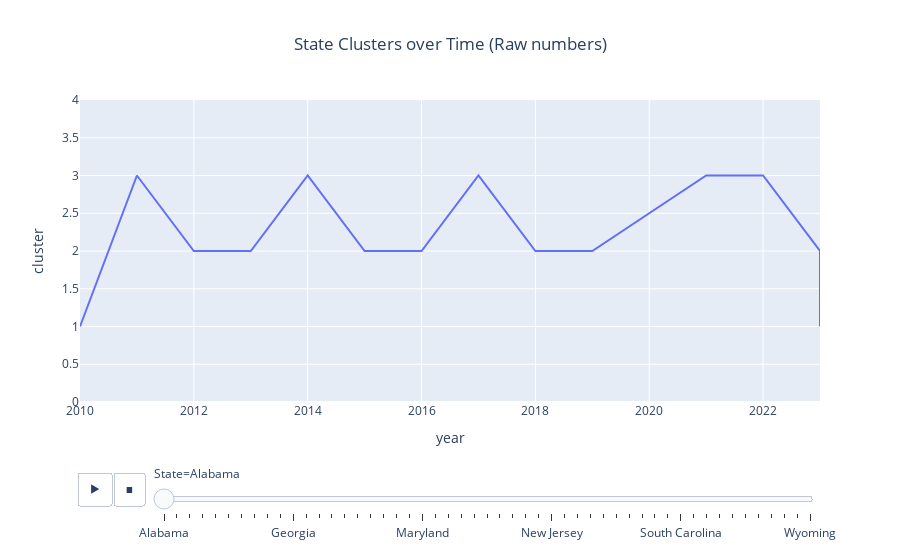

Notebook code cell kept with this figure:
### Code cell
fig = px.line(
            clusters_time_series_pca,
            x='year',
            y='cluster',
            title='State Clusters over Time (Raw numbers)',
            animation_frame='State'
            )

fig.update_traces(marker=dict(size=10, line=dict(width=1, color='DarkSlateGrey')))
fig.update_layout(title_x=0.5)
fig.update_layout(yaxis_range=[0,4])
fig.show()
# use plotly to graph our clustering after PCA

### Figure 1 — Plotly figure (JSON) as saved in the notebook; plotly's stock layout.template omitted (floating-point values rounded to 4 significant figures)
{"data": [{"hovertemplate": "State=Alabama<br>year=%{x}<br>cluster=%{y}<extra></extra>", "legendgroup": "", "line": {"color": "#636efa", "dash": "solid"}, "marker": {"line": {"color": "DarkSlateGrey", "width": 1}, "size": 10, "symbol": "circle"}, "mode": "lines", "name": "", "orientation": "v", "showlegend": false, "type": "scatter", "x": [2010, 2011, 2012, 2013, 2014, 2015, 2016, 2017, 2018, 2019, 2021, 2022, 2023, 2023], "xaxis": "x", "y": [1, 3, 2, 2, 3, 2, 2, 3, 2, 2, 3, 3, 2, 1], "yaxis": "y"}], "layout": {"legend": {"tracegroupgap": 0}, "sliders": [{"active": 0, "currentvalue": {"prefix": "State="}, "len": 0.9, "pad": {"b": 10, "t": 60}, "steps": [{"args": [["Alabama"], {"frame": {"duration": 0, "redraw": false}, "fromcurrent": true, "mode": "immediate", "transition": {"duration": 0, "easing": "linear"}}], "label": "Alabama", "method": "animate"}, {"args": [["Alaska"], {"frame": {"duration": 0, "redraw": false}, "fromcurrent": true, "mode": "immediate", "transition": {"duration": 0, "easing": "linear"}}], "label": "Alaska", "method": "animate"}, {"args": [["Arizona"], {"frame": {"duration": 0, "redraw": false}, "fromcurrent": true, "mode": "immediate", "transition": {"duration": 0, "easing": "linear"}}], "label": "Arizona", "method": "animate"}, {"args": [["Arkansas"], {"frame": {"duration": 0, "redraw": false}, "fromcurrent": true, "mode": "immediate", "transition": {"duration": 0, "easing": "linear"}}], "label": "Arkansas", "method": "animate"}, {"args": [["California"], {"frame": {"duration": 0, "redraw": false}, "fromcurrent": true, "mode": "immediate", "transition": {"duration": 0, "easing": "linear"}}], "label": "California", "method": "animate"}, {"args": [["Colorado"], {"frame": {"duration": 0, "redraw": false}, "fromcurrent": true, "mode": "immediate", "transition": {"duration": 0, "easing": "linear"}}], "label": "Colorado", "method": "animate"}, {"args": [["Connecticut"], {"frame": {"duration": 0, "redraw": false}, "fromcurrent": true, "mode": "immediate", "transition": {"duration": 0, "easing": "linear"}}], "label": "Connecticut", "method": "animate"}, {"args": [["Delaware"], {"frame": {"duration": 0, "redraw": false}, "fromcurrent": true, "mode": "immediate", "transition": {"duration": 0, "easing": "linear"}}], "label": "Delaware", "method": "animate"}, {"args": [["District of Columbia "], {"frame": {"duration": 0, "redraw": false}, "fromcurrent": true, "mode": "immediate", "transition": {"duration": 0, "easing": "linear"}}], "label": "District of Columbia ", "method": "animate"}, {"args": [["Florida"], {"frame": {"duration": 0, "redraw": false}, "fromcurrent": true, "mode": "immediate", "transition": {"duration": 0, "easing": "linear"}}], "label": "Florida", "method": "animate"}, {"args": [["Georgia"], {"frame": {"duration": 0, "redraw": false}, "fromcurrent": true, "mode": "immediate", "transition": {"duration": 0, "easing": "linear"}}], "label": "Georgia", "method": "animate"}, {"args": [["Hawaii"], {"frame": {"duration": 0, "redraw": false}, "fromcurrent": true, "mode": "immediate", "transition": {"duration": 0, "easing": "linear"}}], "label": "Hawaii", "method": "animate"}, {"args": [["Idaho"], {"frame": {"duration": 0, "redraw": false}, "fromcurrent": true, "mode": "immediate", "transition": {"duration": 0, "easing": "linear"}}], "label": "Idaho", "method": "animate"}, {"args": [["Illinois"], {"frame": {"duration": 0, "redraw": false}, "fromcurrent": true, "mode": "immediate", "transition": {"duration": 0, "easing": "linear"}}], "label": "Illinois", "method": "animate"}, {"args": [["Indiana"], {"frame": {"duration": 0, "redraw": false}, "fromcurrent": true, "mode": "immediate", "transition": {"duration": 0, "easing": "linear"}}], "label": "Indiana", "method": "animate"}, {"args": [["Iowa"], {"frame": {"duration": 0, "redraw": false}, "fromcurrent": true, "mode": "immediate", "transition": {"duration": 0, "easing": "linear"}}], "label": "Iowa", "method": "animate"}, {"args": [["Kansas"], {"frame": {"duration": 0, "redraw": false}, "fromcurrent": true, "mode": "immediate", "transition": {"duration": 0, "easing": "linear"}}], "label": "Kansas", "method": "animate"}, {"args": [["Kentucky"], {"frame": {"duration": 0, "redraw": false}, "fromcurrent": true, "mode": "immediate", "transition": {"duration": 0, "easing": "linear"}}], "label": "Kentucky", "method": "animate"}, {"args": [["Louisiana"], {"frame": {"duration": 0, "redraw": false}, "fromcurrent": true, "mode": "immediate", "transition": {"duration": 0, "easing": "linear"}}], "label": "Louisiana", "method": "animate"}, {"args": [["Maine"], {"frame": {"duration": 0, "redraw": false}, "fromcurrent": true, "mode": "immediate", "transition": {"duration": 0, "easing": "linear"}}], "label": "Maine", "method": "animate"}, {"args": [["Maryland"], {"frame": {"duration": 0, "redraw": false}, "fromcurrent": true, "mode": "immediate", "transition": {"duration": 0, "easing": "linear"}}], "label": "Maryland", "method": "animate"}, {"args": [["Massachusetts"], {"frame": {"duration": 0, "redraw": false}, "fromcurrent": true, "mode": "immediate", "transition": {"duration": 0, "easing": "linear"}}], "label": "Massachusetts", "method": "animate"}, {"args": [["Michigan"], {"frame": {"duration": 0, "redraw": false}, "fromcurrent": true, "mode": "immediate", "transition": {"duration": 0, "easing": "linear"}}], "label": "Michigan", "method": "animate"}, {"args": [["Minnesota"], {"frame": {"duration": 0, "redraw": false}, "fromcurrent": true, "mode": "immediate", "transition": {"duration": 0, "easing": "linear"}}], "label": "Minnesota", "method": "animate"}, {"args": [["Mississippi"], {"frame": {"duration": 0, "redraw": false}, "fromcurrent": true, "mode": "immediate", "transition": {"duration": 0, "easing": "linear"}}], "label": "Mississippi", "method": "animate"}, {"args": [["Missouri"], {"frame": {"duration": 0, "redraw": false}, "fromcurrent": true, "mode": "immediate", "transition": {"duration": 0, "easing": "linear"}}], "label": "Missouri", "method": "animate"}, {"args": [["Montana"], {"frame": {"duration": 0, "redraw": false}, "fromcurrent": true, "mode": "immediate", "transition": {"duration": 0, "easing": "linear"}}], "label": "Montana", "method": "animate"}, {"args": [["Nebraska"], {"frame": {"duration": 0, "redraw": false}, "fromcurrent": true, "mode": "immediate", "transition": {"duration": 0, "easing": "linear"}}], "label": "Nebraska", "method": "animate"}, {"args": [["Nevada"], {"frame": {"duration": 0, "redraw": false}, "fromcurrent": true, "mode": "immediate", "transition": {"duration": 0, "easing": "linear"}}], "label": "Nevada", "method": "animate"}, {"args": [["New Hampshire"], {"frame": {"duration": 0, "redraw": false}, "fromcurrent": true, "mode": "immediate", "transition": {"duration": 0, "easing": "linear"}}], "label": "New Hampshire", "method": "animate"}, {"args": [["New Jersey"], {"frame": {"duration": 0, "redraw": false}, "fromcurrent": true, "mode": "immediate", "transition": {"duration": 0, "easing": "linear"}}], "label": "New Jersey", "method": "animate"}, {"args": [["New Mexico"], {"frame": {"duration": 0, "redraw": false}, "fromcurrent": true, "mode": "immediate", "transition": {"duration": 0, "easing": "linear"}}], "label": "New Mexico", "method": "animate"}, {"args": [["New York"], {"frame": {"duration": 0, "redraw": false}, "fromcurrent": true, "mode": "immediate", "transition": {"duration": 0, "easing": "linear"}}], "label": "New York", "method": "animate"}, {"args": [["North Carolina"], {"frame": {"duration": 0, "redraw": false}, "fromcurrent": true, "mode": "immediate", "transition": {"duration": 0, "easing": "linear"}}], "label": "North Carolina", "method": "animate"}, {"args": [["North Dakota"], {"frame": {"duration": 0, "redraw": false}, "fromcurrent": true, "mode": "immediate", "transition": {"duration": 0, "easing": "linear"}}], "label": "North Dakota", "method": "animate"}, {"args": [["Ohio"], {"frame": {"duration": 0, "redraw": false}, "fromcurrent": true, "mode": "immediate", "transition": {"duration": 0, "easing": "linear"}}], "label": "Ohio", "method": "animate"}, {"args": [["Oklahoma"], {"frame": {"duration": 0, "redraw": false}, "fromcurrent": true, "mode": "immediate", "transition": {"duration": 0, "easing": "linear"}}], "label": "Oklahoma", "method": "animate"}, {"args": [["Oregon"], {"frame": {"duration": 0, "redraw": false}, "fromcurrent": true, "mode": "immediate", "transition": {"duration": 0, "easing": "linear"}}], "label": "Oregon", "method": "animate"}, {"args": [["Pennsylvania"], {"frame": {"duration": 0, "redraw": false}, "fromcurrent": true, "mode": "immediate", "transition": {"duration": 0, "easing": "linear"}}], "label": "Pennsylvania", "method": "animate"}, {"args": [["Rhode Island"], {"frame": {"duration": 0, "redraw": false}, "fromcurrent": true, "mode": "immediate", "transition": {"duration": 0, "easing": "linear"}}], "label": "Rhode Island", "method": "animate"}, {"args": [["South Carolina"], {"frame": {"duration": 0, "redraw": false}, "fromcurrent": true, "mode": "immediate", "transition": {"duration": 0, "easing": "linear"}}], "label": "South Carolina", "method": "animate"}, {"args": [["South Dakota"], {"frame": {"duration": 0, "redraw": false}, "fromcurrent": true, "mode": "immediate", "transition": {"duration": 0, "easing": "linear"}}], "label": "South Dakota", "method": "animate"}, {"args": [["Tennessee"], {"frame": {"duration": 0, "redraw": false}, "fromcurrent": true, "mode": "immediate", "transition": {"duration": 0, "easing": "linear"}}], "label": "Tennessee", "method": "animate"}, {"args": [["Texas"], {"frame": {"duration": 0, "redraw": false}, "fromcurrent": true, "mode": "immediate", "transition": {"duration": 0, "easing": "linear"}}], "label": "Texas", "method": "animate"}, {"args": [["Utah"], {"frame": {"duration": 0, "redraw": false}, "fromcurrent": true, "mode": "immediate", "transition": {"duration": 0, "easing": "linear"}}], "label": "Utah", "method": "animate"}, {"args": [["Vermont"], {"frame": {"duration": 0, "redraw": false}, "fromcurrent": true, "mode": "immediate", "transition": {"duration": 0, "easing": "linear"}}], "label": "Vermont", "method": "animate"}, {"args": [["Virginia"], {"frame": {"duration": 0, "redraw": false}, "fromcurrent": true, "mode": "immediate", "transition": {"duration": 0, "easing": "linear"}}], "label": "Virginia", "method": "animate"}, {"args": [["Washington"], {"frame": {"duration": 0, "redraw": false}, "fromcurrent": true, "mode": "immediate", "transition": {"duration": 0, "easing": "linear"}}], "label": "Washington", "method": "animate"}, {"args": [["West Virginia"], {"frame": {"duration": 0, "redraw": false}, "fromcurrent": true, "mode": "immediate", "transition": {"duration": 0, "easing": "linear"}}], "label": "West Virginia", "method": "animate"}, {"args": [["Wisconsin"], {"frame": {"duration": 0, "redraw": false}, "fromcurrent": true, "mode": "immediate", "transition": {"duration": 0, "easing": "linear"}}], "label": "Wisconsin", "method": "animate"}, {"args": [["Wyoming"], {"frame": {"duration": 0, "redraw": false}, "fromcurrent": true, "mode": "immediate", "transition": {"duration": 0, "easing": "linear"}}], "label": "Wyoming", "method": "animate"}], "x": 0.1, "xanchor": "left", "y": 0, "yanchor": "top"}], "title": {"text": "State Clusters over Time (Raw numbers)", "x": 0.5}, "updatemenus": [{"buttons": [{"args": [null, {"frame": {"duration": 500, "redraw": false}, "fromcurrent": true, "mode": "immediate", "transition": {"duration": 500, "easing": "linear"}}], "label": "&#9654;", "method": "animate"}, {"args": [[null], {"frame": {"duration": 0, "redraw": false}, "fromcurrent": true, "mode": "immediate", "transition": {"duration": 0, "easing": "linear"}}], "label": "&#9724;", "method": "animate"}], "direction": "left", "pad": {"r": 10, "t": 70}, "showactive": false, "type": "buttons", "x": 0.1, "xanchor": "right", "y": 0, "yanchor": "top"}], "xaxis": {"anchor": "y", "domain": [0, 1], "title": {"text": "year"}}, "yaxis": {"anchor": "x", "domain": [0, 1], "range": [0, 4], "title": {"text": "cluster"}}}}
